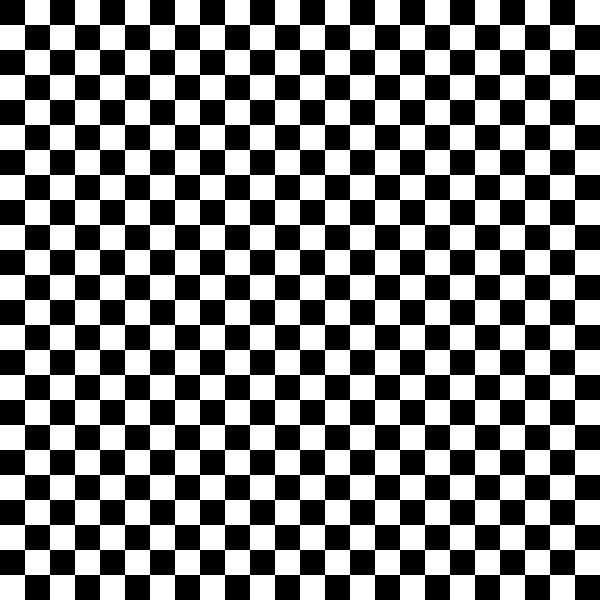
//> input picture input/checker_wl50px.png, 600 x 600 px
$ ./dct input/checker_wl50px.png   (built with g++ and OpenCV 4)
//> lines starting //> are read from the running program, lines starting //| are printed output that depends on the picture; after the words box and inside, x2 and y2 are one past the last pixel; in counts of white or black regions, pixels touching at a corner belong together
#include <stdlib.h>
#include <stdio.h>
#include <opencv2/core/core.hpp>
#include <opencv2/imgproc/imgproc.hpp>
#include <opencv2/highgui/highgui.hpp>
#include <iostream>

using namespace cv;
using namespace std;

const double DISPLAY_SCALE = 10;
const unsigned int AXIS_PADDING = 50;
const unsigned int TICK_SIZE = 5;
const double MINOR_SCALE = 10;
const double MAJOR_SCALE = 50;
const Scalar LINE_COLOR(0, 0, 0);
const int FONT_FACE = FONT_HERSHEY_PLAIN;
const double MAJOR_TICK_FONT_SCALE = 0.8;

void original_mouse_callback(int event, int x, int y, int flags, void* param) {
    int img_x = x - AXIS_PADDING;
    int img_y = y - AXIS_PADDING;
    stringstream mouse_pos;
    mouse_pos << "Mouse at (" << img_x << ", " << img_y << ")";
    const char* mouse_pos_str = mouse_pos.str().c_str();
    double font_thickness = 1;
    int baseline;
    Size text_size = getTextSize(mouse_pos_str, FONT_FACE, MAJOR_TICK_FONT_SCALE, font_thickness, &baseline);
    rectangle(*(Mat*)param, Point(0, 0), Point(((Mat*)param)->cols, 2*text_size.height+10),
              Scalar(255, 255, 255), CV_FILLED);
    if (img_x >= 0 && img_y >= 0 &&
        img_x <= ((Mat*)param)->cols - 2*AXIS_PADDING && img_y <= ((Mat*)param)->rows - 2*AXIS_PADDING) {
      putText(*(Mat*)param, mouse_pos_str, Point(10, 10+text_size.height),
              FONT_FACE, MAJOR_TICK_FONT_SCALE, Scalar(0, 0, 0), font_thickness, CV_AA);
    }
    imshow("Input", *(Mat*)param);
}

void dct_mouse_callback(int event, int x, int y, int flags, void* param) {
    int img_x = (int)(x - AXIS_PADDING)/DISPLAY_SCALE;
    int img_y = (int)(y - AXIS_PADDING)/DISPLAY_SCALE;
    stringstream mouse_pos;
    mouse_pos << "Mouse at (" << img_x << ", " << img_y << ")";
    const char* mouse_pos_str = mouse_pos.str().c_str();
    double font_thickness = 1;
    int baseline;
    Size text_size = getTextSize(mouse_pos_str, FONT_FACE, MAJOR_TICK_FONT_SCALE, font_thickness, &baseline);
    rectangle(*(Mat*)param, Point(0, 0), Point(((Mat*)param)->cols, 2*text_size.height+10),
              Scalar(255, 255, 255), CV_FILLED);
    if (img_x >= 0 && img_y >= 0 &&
        img_x*DISPLAY_SCALE <= ((Mat*)param)->cols - 2*AXIS_PADDING &&
        img_y*DISPLAY_SCALE <= ((Mat*)param)->rows - 2*AXIS_PADDING) {
      putText(*(Mat*)param, mouse_pos_str, Point(10, 10+text_size.height),
              FONT_FACE, MAJOR_TICK_FONT_SCALE, Scalar(0, 0, 0), font_thickness, CV_AA);
    }
    imshow("DCT", *(Mat*)param);
}

int main(int argc, char** argv) {
  if (argc != 2) {
    fprintf(stdout, "usage: %s image\n", argv[0]);
    return 1;
  }
  stringstream ss, ss1;
  ss << argv[1];
  string input_location = ss.str();
  string filename = input_location.substr(6);
  ss1 << "output/" << filename;
  const char* output_location = ss1.str().c_str();
  Mat img = imread(input_location, CV_LOAD_IMAGE_GRAYSCALE);
//> img: 600 rows x 600 cols, CV_8UC1; 50% white; 1 white region, box (x1, y1, x2, y2) and area: (0, 0, 600, 600) 180000

  vector<Mat> planes;
  split(img, planes);
  vector<Mat> outplanes(planes.size());
  for (size_t ii = 0; ii < planes.size(); ii++) {
    planes[ii].convertTo(planes[ii], CV_32FC1);
    dct(planes[ii], outplanes[ii]);
  }
//> this loop made 1 pass
  Mat merged;
  merge(outplanes, merged);

  // generate a display input image (axis)
  Rect input_rect(AXIS_PADDING, AXIS_PADDING, img.cols, img.rows);
//> input_rect = Rect(50, 50, 600, 600)
  Mat original_output(img.rows+2*AXIS_PADDING, img.cols+2*AXIS_PADDING, img.type(), Scalar(255,255,255));
  img.copyTo(original_output(input_rect));
//> original_output: 700 rows x 700 cols, CV_8UC1; 63.3% white; 1 black region, box (x1, y1, x2, y2) and area: (50, 50, 650, 650) 180000

  // generate a display DCT image (zoomed, cropped, axis)
  Rect dct_rect(AXIS_PADDING, AXIS_PADDING, merged.cols, merged.rows);
//> dct_rect = Rect(50, 50, 600, 600)
  Rect original_dct_size(0, 0, merged.cols, merged.rows);
//> original_dct_size = Rect(0, 0, 600, 600)
  Mat dct_output;
  merged.convertTo(dct_output, CV_8UC1);
  Mat output(dct_output.rows+2*AXIS_PADDING, dct_output.cols+2*AXIS_PADDING, dct_output.type(), Scalar(255,255,255));
  resize(dct_output, dct_output, Size(dct_output.cols*DISPLAY_SCALE, dct_output.rows*DISPLAY_SCALE));
//> dct_output: 6000 rows x 6000 cols, CV_8UC1
  dct_output = dct_output(original_dct_size);
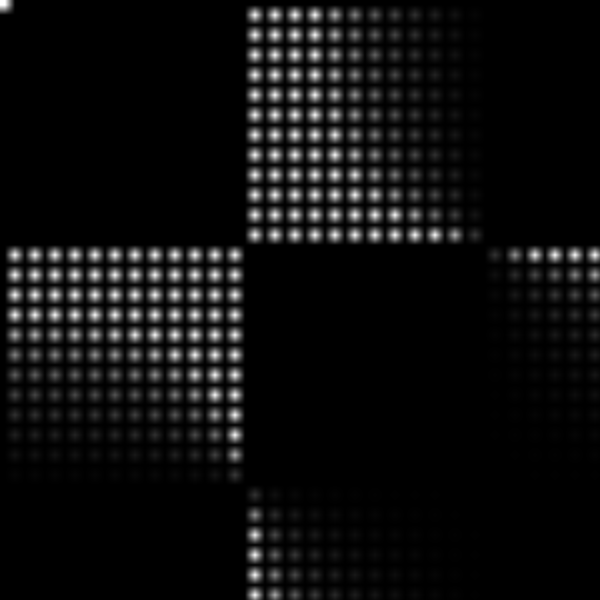
//> dct_output: 600 rows x 600 cols, CV_8UC1; min 0, max 255, mean 14.3
  dct_output.copyTo(output(dct_rect));

  for (size_t x = 0; x < 1000; ++x) {
    if (MINOR_SCALE*x > merged.cols) break;
    line(output, Point(MINOR_SCALE*x+AXIS_PADDING, AXIS_PADDING - TICK_SIZE),
                 Point(MINOR_SCALE*x+AXIS_PADDING, AXIS_PADDING), LINE_COLOR);
  }
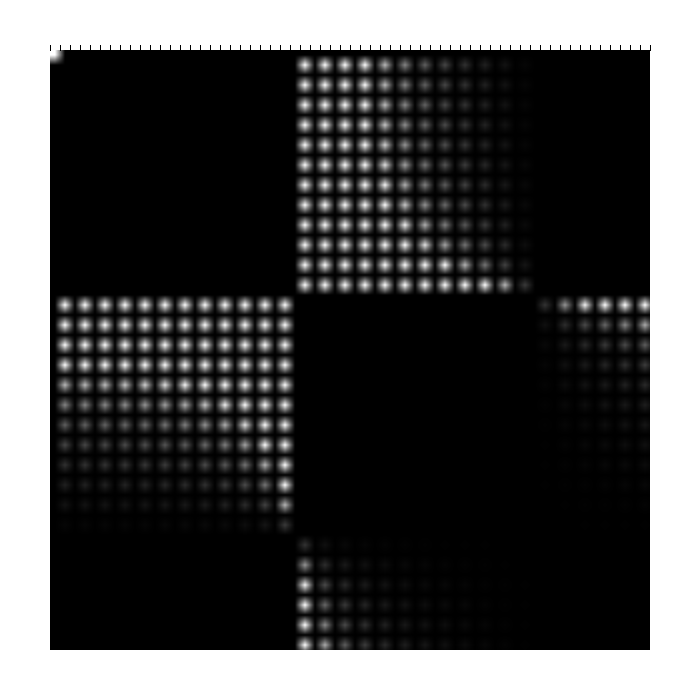
//> output: 700 rows x 700 cols, CV_8UC1; min 0, max 255, mean 78
  for (size_t x = 0; x < 1000; ++x) {
    line(output, Point(MAJOR_SCALE*x+AXIS_PADDING, AXIS_PADDING - 2*TICK_SIZE),
                 Point(MAJOR_SCALE*x+AXIS_PADDING, AXIS_PADDING), LINE_COLOR);
    if (MAJOR_SCALE/DISPLAY_SCALE*x <= merged.cols) {
      line(original_output, Point(MAJOR_SCALE/DISPLAY_SCALE*x+AXIS_PADDING, AXIS_PADDING - 2*TICK_SIZE),
                   Point(MAJOR_SCALE/DISPLAY_SCALE*x+AXIS_PADDING, AXIS_PADDING), LINE_COLOR);
    }
    stringstream num_ss;
    num_ss << MAJOR_SCALE/DISPLAY_SCALE*x;
    const char* num = num_ss.str().c_str();
    double font_thickness = 0.5;
    Size text_size;
    int baseline;
    text_size = getTextSize(num, FONT_FACE, MAJOR_TICK_FONT_SCALE, font_thickness, &baseline);
    if (MAJOR_SCALE*x <= merged.cols) {
      putText(output, num, Point(MAJOR_SCALE*x+AXIS_PADDING - text_size.width/2, AXIS_PADDING-TICK_SIZE*3),
              FONT_FACE, MAJOR_TICK_FONT_SCALE, Scalar(0, 0, 0), font_thickness, CV_AA);
    }
  }
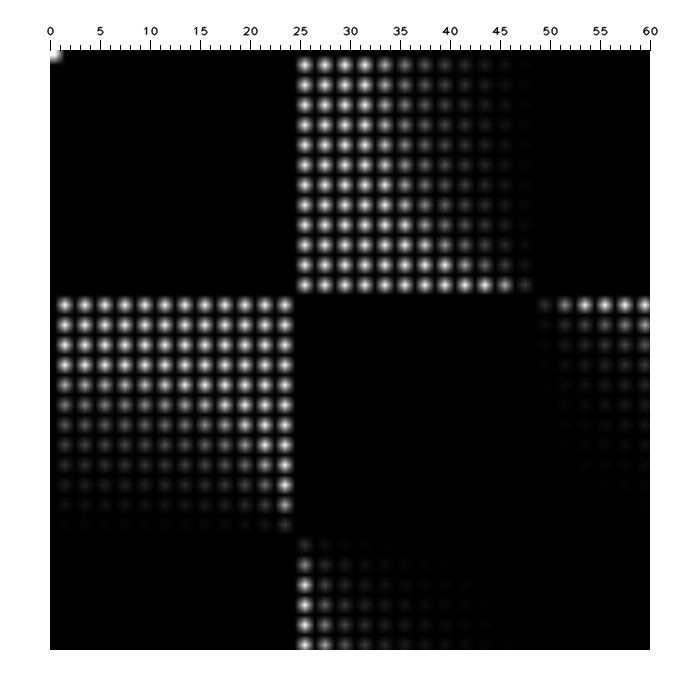
//> output: 700 rows x 700 cols, CV_8UC1; min 0, max 255, mean 77.7
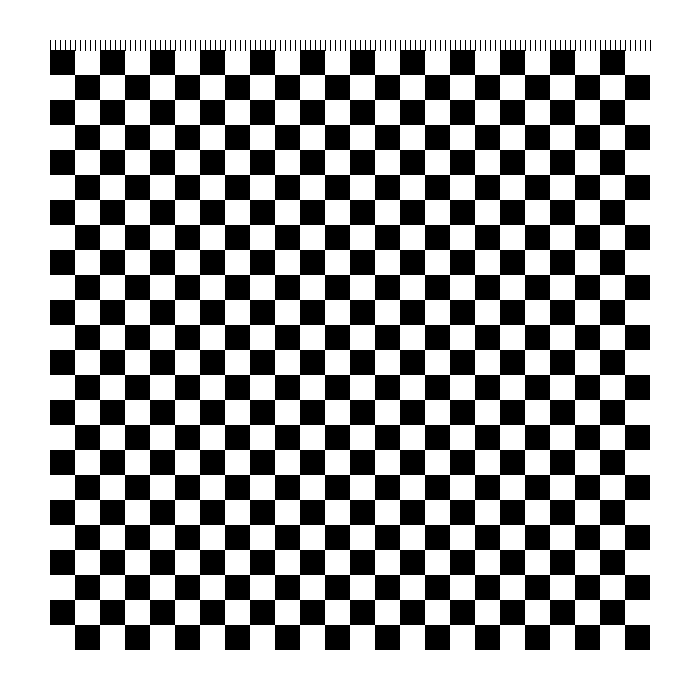
//> original_output: 700 rows x 700 cols, CV_8UC1; 63% white; 50 black regions (49 under 20 px), largest, box (x1, y1, x2, y2) and area: (50, 40, 650, 650) 180732

  for (size_t y = 0; y < 1000; ++y) {
    if (MINOR_SCALE*y > merged.rows) break;
    line(output, Point(AXIS_PADDING - TICK_SIZE, MINOR_SCALE*y+AXIS_PADDING),
                 Point(AXIS_PADDING, MINOR_SCALE*y+AXIS_PADDING), LINE_COLOR);
  }
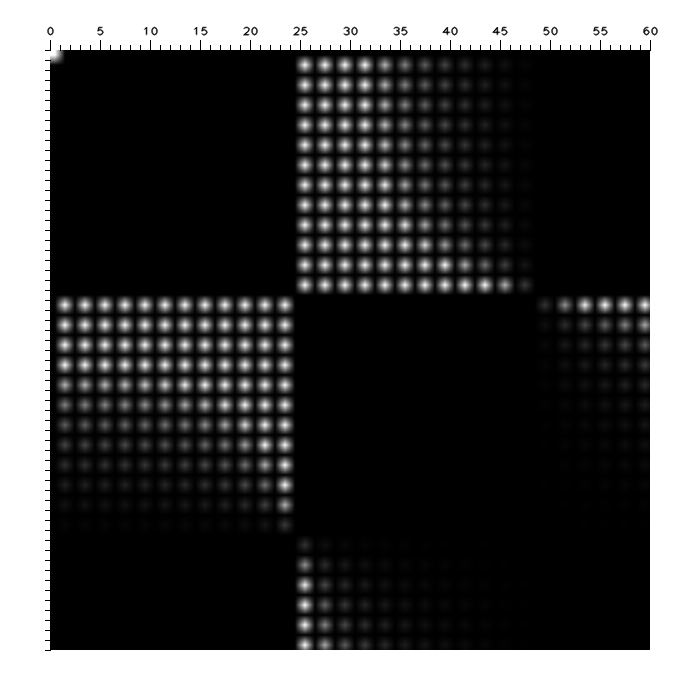
//> output: 700 rows x 700 cols, CV_8UC1; 0.06% of pixels changed, all inside (x1, y1, x2, y2) = (45, 50, 51, 651)
  for (size_t y = 0; y < 1000; ++y) {
    line(output, Point(AXIS_PADDING - 2*TICK_SIZE, MAJOR_SCALE*y+AXIS_PADDING),
                 Point(AXIS_PADDING, MAJOR_SCALE*y+AXIS_PADDING), LINE_COLOR);
    if (MAJOR_SCALE/DISPLAY_SCALE*y <= merged.rows) {
      line(original_output, Point(AXIS_PADDING - 2*TICK_SIZE, MAJOR_SCALE/DISPLAY_SCALE*y+AXIS_PADDING),
                   Point(AXIS_PADDING, MAJOR_SCALE/DISPLAY_SCALE*y+AXIS_PADDING), LINE_COLOR);
    }
    stringstream num_ss;
    num_ss << MAJOR_SCALE/DISPLAY_SCALE*y;
    const char* num = num_ss.str().c_str();
    double font_thickness = 0.5;
    Size text_size;
    int baseline;
    text_size = getTextSize(num, FONT_FACE, MAJOR_TICK_FONT_SCALE, font_thickness, &baseline);
    if (MAJOR_SCALE*y <= merged.rows) {
      putText(output, num, Point(AXIS_PADDING-TICK_SIZE*3-text_size.width, MAJOR_SCALE*y+AXIS_PADDING+text_size.height/2),
              FONT_FACE, MAJOR_TICK_FONT_SCALE, Scalar(0, 0, 0), font_thickness, CV_AA);
    }
  }
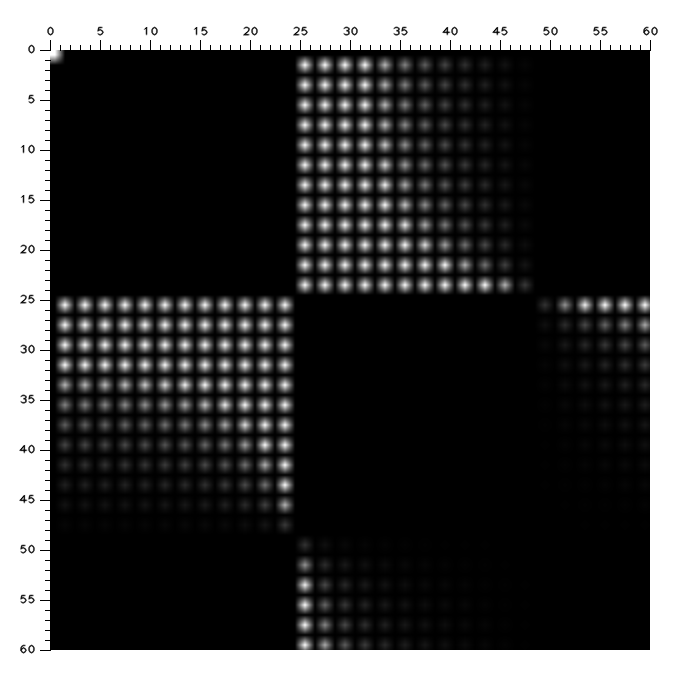
//> output: 700 rows x 700 cols, CV_8UC1; min 0, max 255, mean 77.2
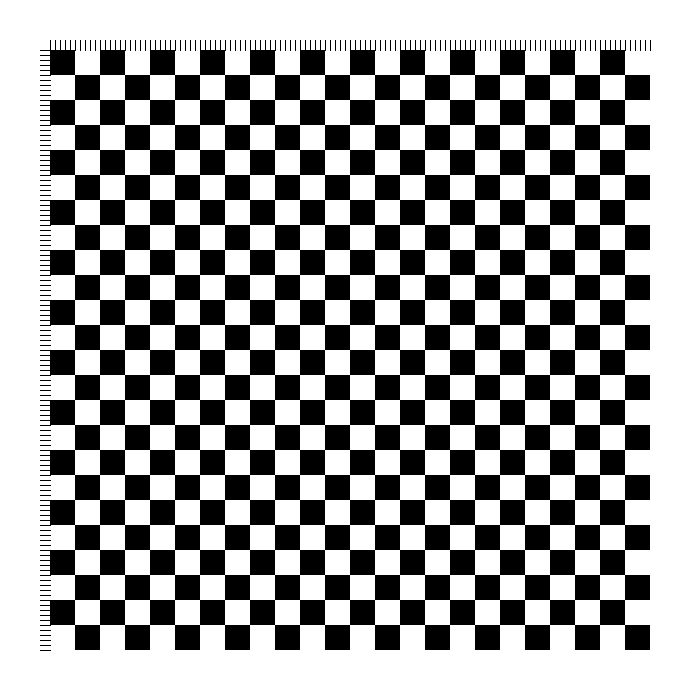
//> original_output: 700 rows x 700 cols, CV_8UC1; 62.7% white; 99 black regions (98 under 20 px), largest, box (x1, y1, x2, y2) and area: (40, 40, 650, 650) 181464

  namedWindow("Input", CV_WINDOW_AUTOSIZE);
  moveWindow("Input", 1000, 0);
  setMouseCallback("Input", original_mouse_callback, &original_output);
  imshow("Input", original_output);
  namedWindow("DCT", CV_WINDOW_AUTOSIZE);
  moveWindow("DCT", 1000+original_output.cols, 0);
  setMouseCallback("DCT", dct_mouse_callback, &output);
  imshow("DCT", output);
  waitKey(0);

  return 0;
}

$ run again, on input/grating_wl50px.png
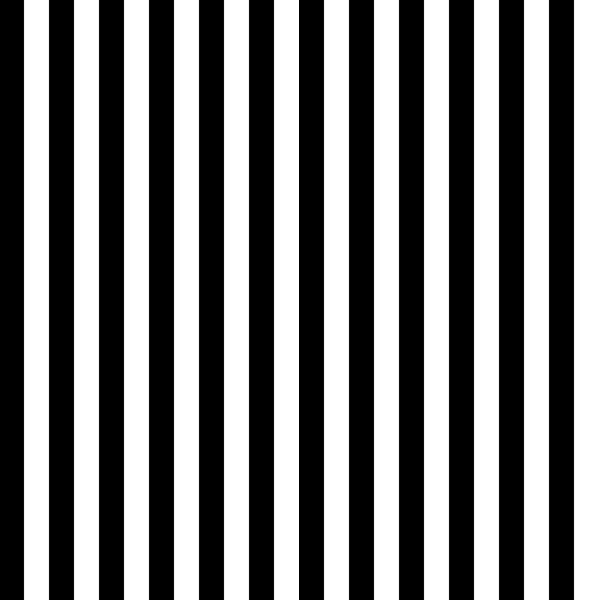
//> input picture input/grating_wl50px.png, 600 x 600 px
//> img is the input picture: 600 rows x 600 cols, CV_8UC1; min 0, max 255, mean 127.9
//> the loop `for (size_t ii = 0; ii < planes.size(); ii++)` made 1 pass
//> after the loop `for (size_t y = 0; y < 1000; ++y)`:
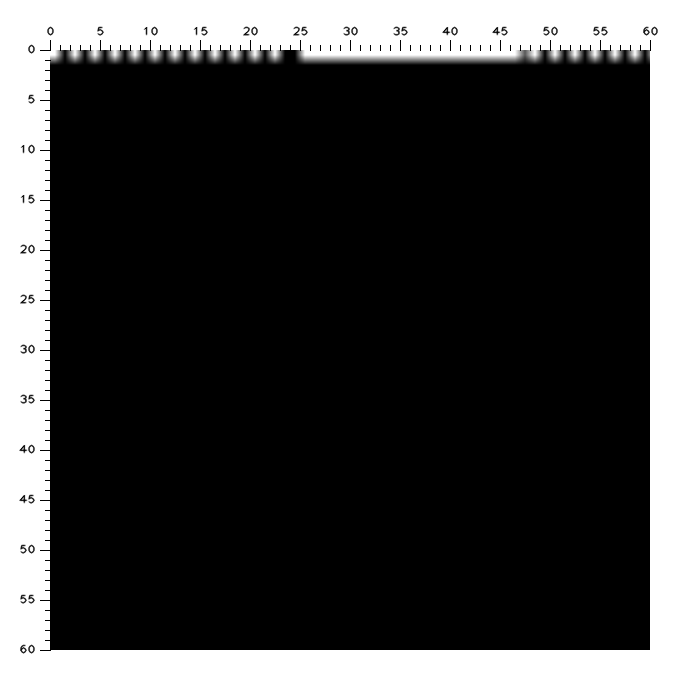
//> output: 700 rows x 700 cols, CV_8UC1; min 0, max 255, mean 68.8
//> after the loop `for (size_t y = 0; y < 1000; ++y)`:
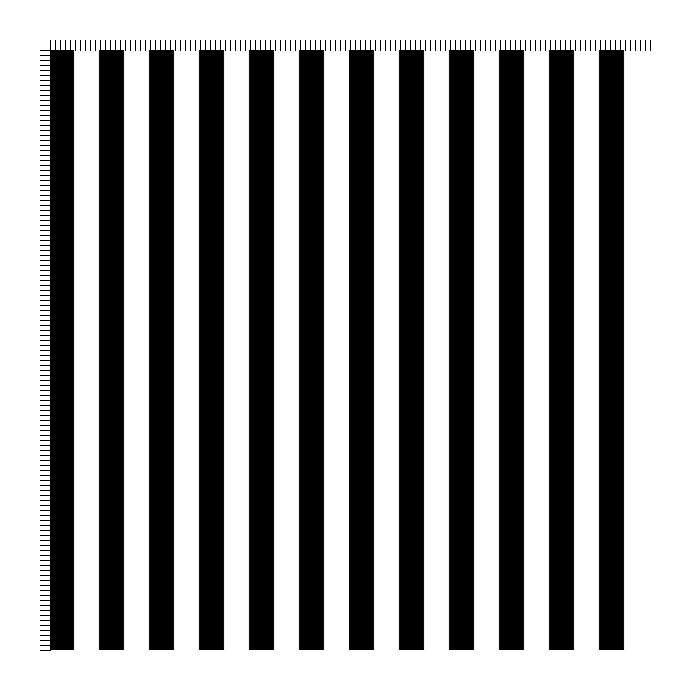
//> original_output: 700 rows x 700 cols, CV_8UC1; min 0, max 255, mean 160.3

$ run again, on input/grating_wl50px_isolated_white_vert.png
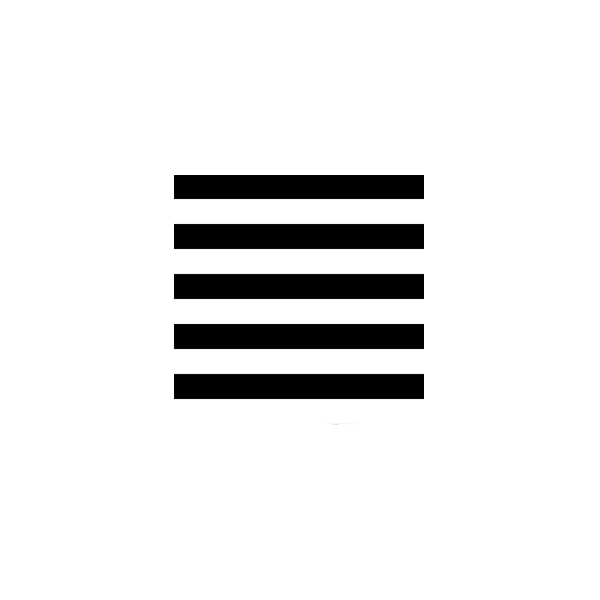
//> input picture input/grating_wl50px_isolated_white_vert.png, 600 x 600 px
//> img is the input picture: 600 rows x 600 cols, CV_8UC1; min 0, max 255, mean 233
//> the loop `for (size_t ii = 0; ii < planes.size(); ii++)` made 1 pass
//> after the loop `for (size_t y = 0; y < 1000; ++y)`:
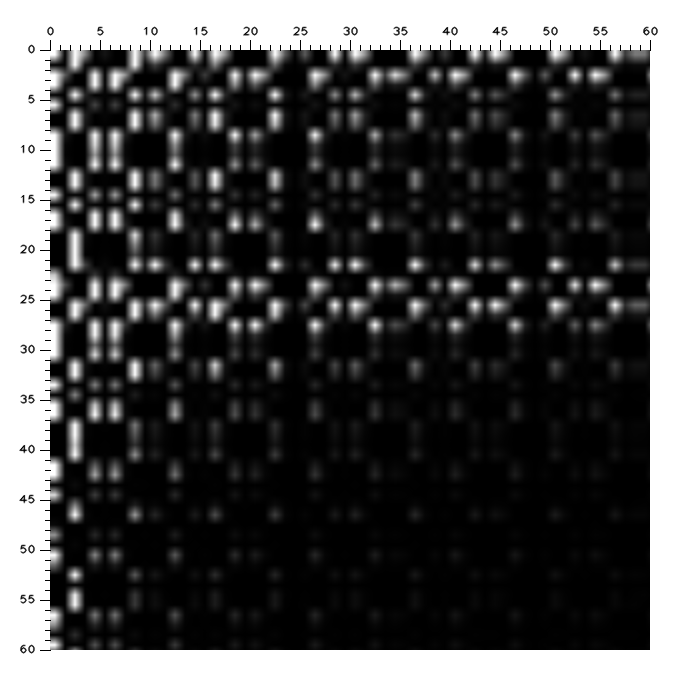
//> output: 700 rows x 700 cols, CV_8UC1; min 0, max 255, mean 83.7
//> after the loop `for (size_t y = 0; y < 1000; ++y)`:
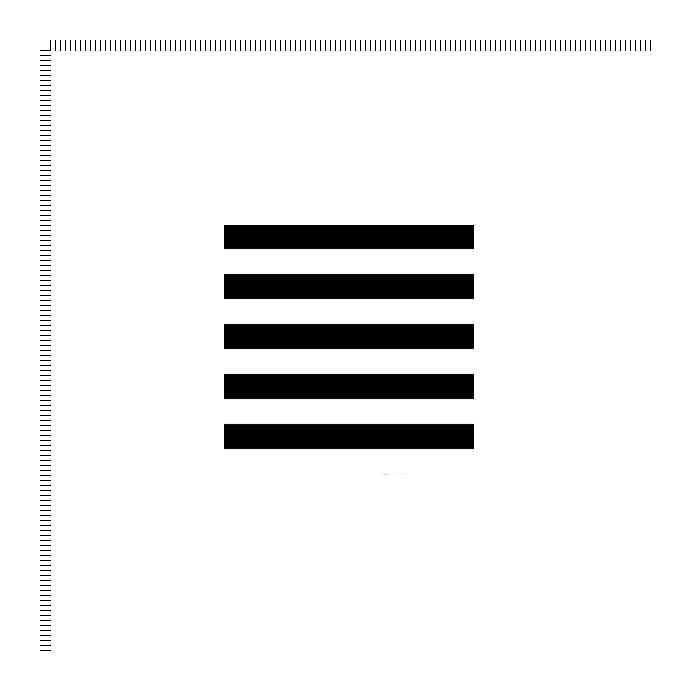
//> original_output: 700 rows x 700 cols, CV_8UC1; min 0, max 255, mean 237.5

$ run again, on input/text72.png
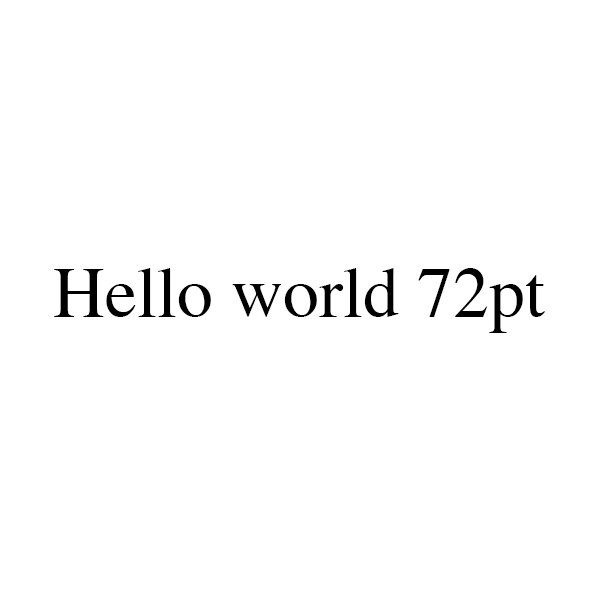
//> input picture input/text72.png, 600 x 600 px
//> img is the input picture: 600 rows x 600 cols, CV_8UC1; min 0, max 255, mean 250.9
//> the loop `for (size_t ii = 0; ii < planes.size(); ii++)` made 1 pass
//> after the loop `for (size_t y = 0; y < 1000; ++y)`:
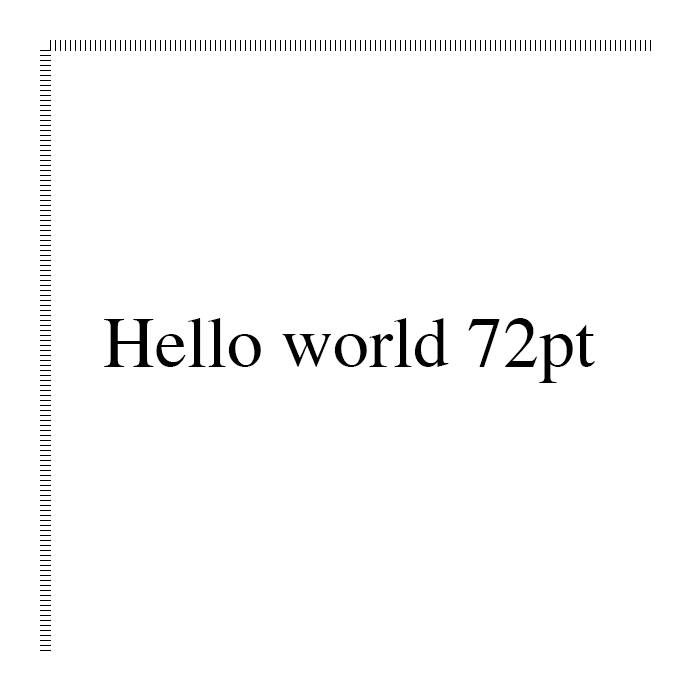
//> original_output: 700 rows x 700 cols, CV_8UC1; min 0, max 255, mean 250.6
